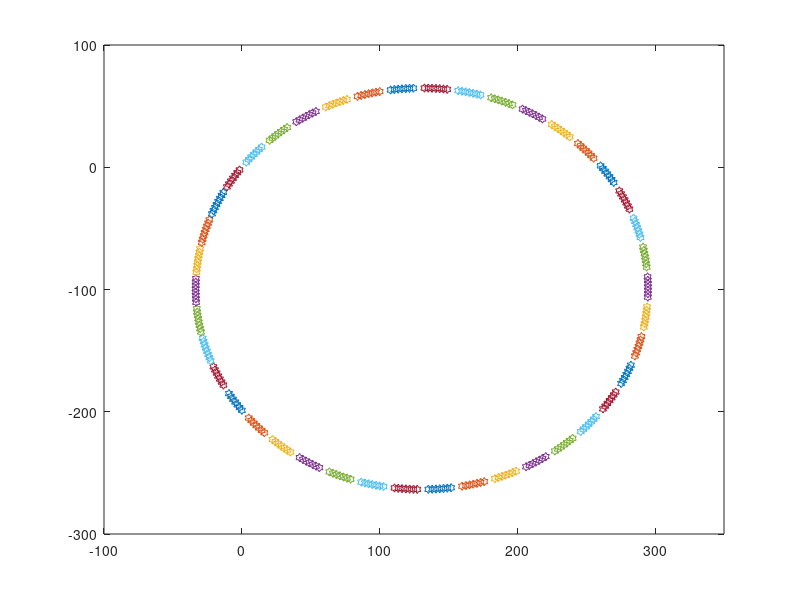

Write MATLAB code to recreate this figure.
%% Program symulujący jazdę robota po okręgu

A = [];
R = 12;
L = 8;
w1 = 2;
w2 = 2.1;
x = 0;
y = 0;
theta = 10;

V = (R*(w1+w2))/2;
w = ((w1-w2)*R/L);

for i=1:1:300
    x = x + ((R*(w1+w2)*cos(theta))/2);
    y = y + (R*(w1+w2)*sin(theta)/2);
    theta = theta + ((R*(w1-w2))/L);
    A(i,:) = [x y theta];
    drawnow;
    xlim([-100;350])
    ylim([-300;100])
    plot(y,x,'h')
    hold on
end
